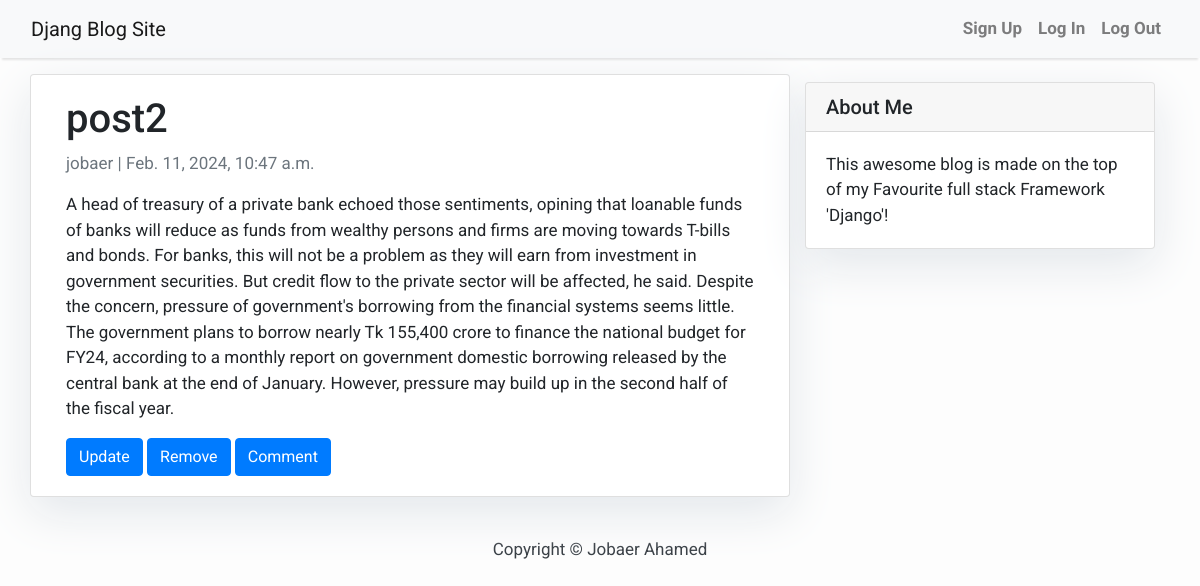
The app's page /post2/ with its own data.
### blog/models.py (models this page shows, shortened)
class Post(models.Model):
    title = models.CharField(max_length = 200 , unique = True)
    slug = models.SlugField(max_length=200, unique=True,null=False)
    author = models.ForeignKey(User, on_delete = models.CASCADE ,related_name='blog_posts')
    content = models.TextField()
    created_on = models.DateTimeField(auto_now_add=True)
    updated_on = models.DateTimeField(auto_now= True)
    status = models.IntegerField(choices = STATUS, default = 0)
    class Meta:
        ordering = ['-created_on']

### accounts/models.py (models this page shows)
class CustomUser(AbstractUser):
    email = models.EmailField(_('email address'), unique = True)

### blog/views.py (the view)
# urls.py: path('<slug:slug>/',PostDetailView.as_view(), name='post_detail'),
class PostDetailView(DetailView):
    model = Post
    template_name ='post_detail.html'

### templates/post_detail.html
{% extends 'base.html' %} {% block content %}
<div class="container">
  <div class="row">
    <div class="col-md-8 card mb-4  mt-3 left  top">
      <div class="card-body">
        <h1>{% block title %} {{ object.title }} {% endblock title %}</h1>
        <p class=" text-muted">{{ post.author }} | {{ post.created_on }}</p>
        <p class="card-text ">{{ object.content | safe }}</p>
        {%if post.status == 0%}
        <a href="{% url 'post_publish' post.slug  %}" class="btn btn-primary">Publish</a>
        <a href="{% url 'post_delete' post.slug  %}" class="btn btn-primary">Remove</a>
        {% else %}
        <a href="{% url 'post_update' post.slug  %}" class="btn btn-primary">Update </a>
        <a href="{% url 'post_delete' post.slug  %}" class="btn btn-primary">Remove</a>
        <a href="{% url 'post_comment' post.slug  %}" class="btn btn-primary">Comment</a>
        {%endif%}
      </div>
    </div>
    {% block sidebar %} {% include 'sidebar.html' %} {% endblock sidebar %}
  </div>
</div>
{% endblock content %}

### templates/base.html (style rules this page uses)
body { font-family: "Roboto", sans-serif; font-size: 17px; background-color: #fdfdfd; }

### templates/sidebar.html (style rules this page uses)
.card { box-shadow: 0 16px 48px #E3E7EB; }

### records on screen
Post: title "post2", author "jobaer", created_on "Feb. 11, 2024, 10:47 a.m.", content "A head of treasury of a private bank echoed those sentiments, opining that loanable funds of banks will reduce as funds from wealthy persons and firms are moving towards T-bills and bonds. For banks, this will not be a problem as they will earn from investment in government securities. But credit flow to the private sector will be affected, he said. Despite the concern, pressure of government's borrowing from the financial systems seems little. The government plans to borrow nearly Tk 155,400 crore to finance the national budget for FY24, according to a monthly report on government domestic borrowing released by the central bank at the end of January. However, pressure may build up in the…"
